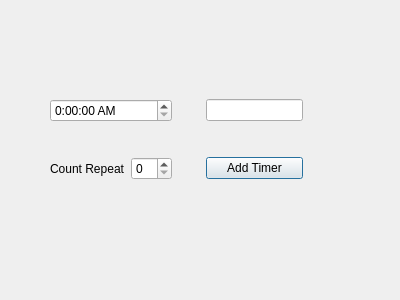
<?xml version="1.0" encoding="UTF-8"?>
<ui version="4.0">
 <class>Elemet_Timer</class>
 <widget class="QDialog" name="Elemet_Timer">
  <property name="geometry">
   <rect>
    <x>0</x>
    <y>0</y>
    <width>400</width>
    <height>300</height>
   </rect>
  </property>
  <property name="windowTitle">
   <string>Dialog</string>
  </property>
  <widget class="QWidget" name="gridLayoutWidget">
   <property name="geometry">
    <rect>
     <x>50</x>
     <y>70</y>
     <width>253</width>
     <height>141</height>
    </rect>
   </property>
   <layout class="QGridLayout" name="gridLayout">
    <property name="horizontalSpacing">
     <number>-1</number>
    </property>
    <item row="0" column="2">
     <widget class="QLineEdit" name="NameEdit"/>
    </item>
    <item row="1" column="0">
     <layout class="QHBoxLayout" name="horizontalLayout">
      <item>
       <widget class="QLabel" name="label">
        <property name="text">
         <string>Count Repeat</string>
        </property>
       </widget>
      </item>
      <item>
       <widget class="QSpinBox" name="TimesToRepeat"/>
      </item>
     </layout>
    </item>
    <item row="1" column="2">
     <widget class="QPushButton" name="set_time">
      <property name="text">
       <string>Add Timer</string>
      </property>
     </widget>
    </item>
    <item row="0" column="0">
     <widget class="QTimeEdit" name="timeEdit">
      <property name="displayFormat">
       <string>H:mm:ss AP</string>
      </property>
     </widget>
    </item>
    <item row="0" column="1">
     <spacer name="horizontalSpacer">
      <property name="orientation">
       <enum>Qt::Horizontal</enum>
      </property>
      <property name="sizeHint" stdset="0">
       <size>
        <width>40</width>
        <height>20</height>
       </size>
      </property>
     </spacer>
    </item>
   </layout>
  </widget>
 </widget>
 <resources/>
 <connections/>
</ui>
